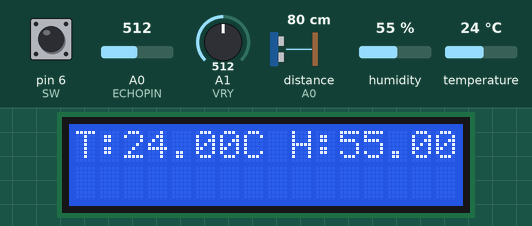
The sketch below on a simulated Arduino Uno, built with avr-gcc and run on an emulated ATmega328P. Parts: 16×2 character LCD. The inputs (shaded band) are chosen by the test bench; at power-on: A0 (ECHOPIN) = 512, pin 6 (SW) HIGH, distance to the obstacle (sensor on A0) 80 cm, humidity 55 %, temperature 24 °C, A1 (VRY) = 512. The echo pulse lasts 58.3 µs per cm.

Above: at 3.2 s.
3.3 s: A0 (ECHOPIN) set to 798
5.0 s: A0 (ECHOPIN) set to 827
At 6.6 s:
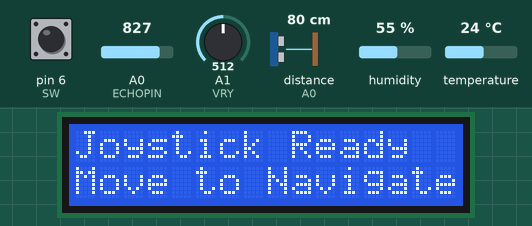
9.7 s: pin 6 (SW) pulled LOW for 0.6 s
At 11.0 s:
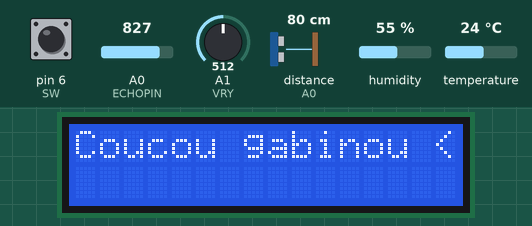
11.8 s: distance to the obstacle (sensor on A0) set to 2 cm
At 13.3 s:
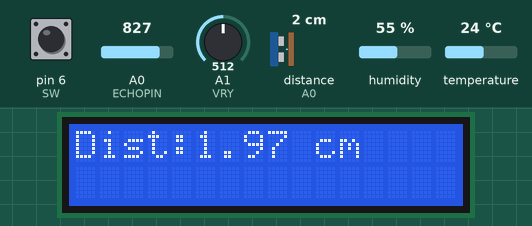
14.2 s: humidity set to 22 %
At 14.7 s:
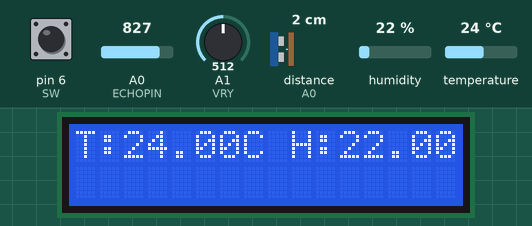
15.7 s: temperature set to 12 °C
At 16.9 s:
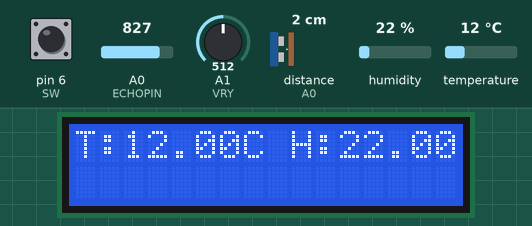
Timing chart, 0 to 18.7 s (numbered marks = the images above; inputs shaded):
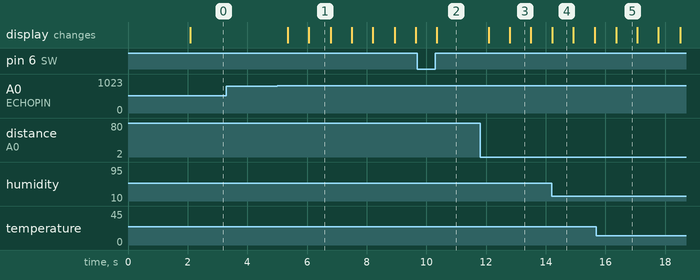

The sketch:

menu_capteurs.ino
```cpp
#include <LiquidCrystal.h>
#include <DHT.h>

// Initialisation de l'écran LCD (pins 7, 8, 9, 10, 11, 12)
LiquidCrystal lcd(7, 8, 9, 10, 11, 12);

// Définition du type de capteur DHT11 et de la pin de connexion
#define DHTPIN 2
#define DHTTYPE DHT11
DHT dht(DHTPIN, DHTTYPE);

// Définition des broches pour le HC-SR04
#define TRIGPIN 13
#define ECHOPIN 14

// Définition des broches pour le joystick
#define VRX A0
#define VRY A1
#define SW 6

// Variables pour gérer les résultats et l'affichage
int currentScreen = 0; // Indique quel capteur est affiché
int debounceDelay = 200; // Délais d'attente pour éviter les rebonds du bouton
int deadZone = 300; // Zone morte autour de la valeur centrale du joystick

void setup() {
  // Initialisation de l'écran LCD
  lcd.begin(16, 2);
  lcd.print("Coucou gabinou, JTM <3");

  // Initialisation des capteurs
  dht.begin();
  pinMode(TRIGPIN, OUTPUT);
  pinMode(ECHOPIN, INPUT);

  // Configuration du joystick
  pinMode(SW, INPUT_PULLUP);

  // Pause initiale
  delay(2000); // Temps pour lire le message initial
}

void loop() {
  // Lecture des données du joystick
  int xValue = analogRead(VRX);
  int yValue = analogRead(VRY);
  int swState = digitalRead(SW);

  // Détecte si le joystick est incliné vers la gauche ou la droite pour naviguer
  if (xValue < (512 - deadZone)) { // Gauche
    currentScreen--;
    if (currentScreen < 0) currentScreen = 2; // Retourne au dernier écran
    delay(debounceDelay);
  } else if (xValue > (512 + deadZone)) { // Droite
    currentScreen++;
    if (currentScreen > 2) currentScreen = 0; // Retourne au premier écran
    delay(debounceDelay);
  }

  // Affichage des données selon l'écran sélectionné
  lcd.clear();
  if (currentScreen == 0) {
    // Afficher les données du capteur DHT11
    float temperature = dht.readTemperature();
    float humidite = dht.readHumidity();
    if (isnan(temperature) || isnan(humidite)) {
      lcd.print("Erreur capteur");
    } else {
      lcd.print("T:");
      lcd.print(temperature);
      lcd.print("C H:");
      lcd.print(humidite);
      lcd.print("%");
    }
  } else if (currentScreen == 1) {
    // Afficher les données du HC-SR04
    digitalWrite(TRIGPIN, LOW);
    delayMicroseconds(2);
    digitalWrite(TRIGPIN, HIGH);
    delayMicroseconds(10);
    digitalWrite(TRIGPIN, LOW);
    long duree = pulseIn(ECHOPIN, HIGH);
    float distance = duree * 0.034 / 2;
    lcd.print("Dist:");
    lcd.print(distance);
    lcd.print(" cm");
  } else if (currentScreen == 2) {
    // Afficher un message statique ou autre info
    lcd.print("Joystick Ready");
    lcd.setCursor(0, 1);
    lcd.print("Move to Navigate");
  }

  // Affichage du message "Coucou yannou" en appuyant sur le bouton
  if (swState == LOW) {
    lcd.clear();
    lcd.print("Coucou gabinou <3");
    delay(1000); // Affiche le message pendant 1 seconde
  }

  delay(500); // Petit délai pour rendre l'affichage fluide
}
```

Measured:
- the behaviour switches between 812 and 813 on A0 (ECHOPIN) (found by bisection; images 0 and 1)
- after the input at 3.3 s, every drawn part: stays the same
- after the input at 5.0 s, the display: first changes after 0.35 s (image 1 shows a later state)
- after the input at 9.7 s, the display: changes after 0.65 s (image 2)
- what the display in image 1 shows lasts 0.7 s, from 6.1 s to 6.8 s
